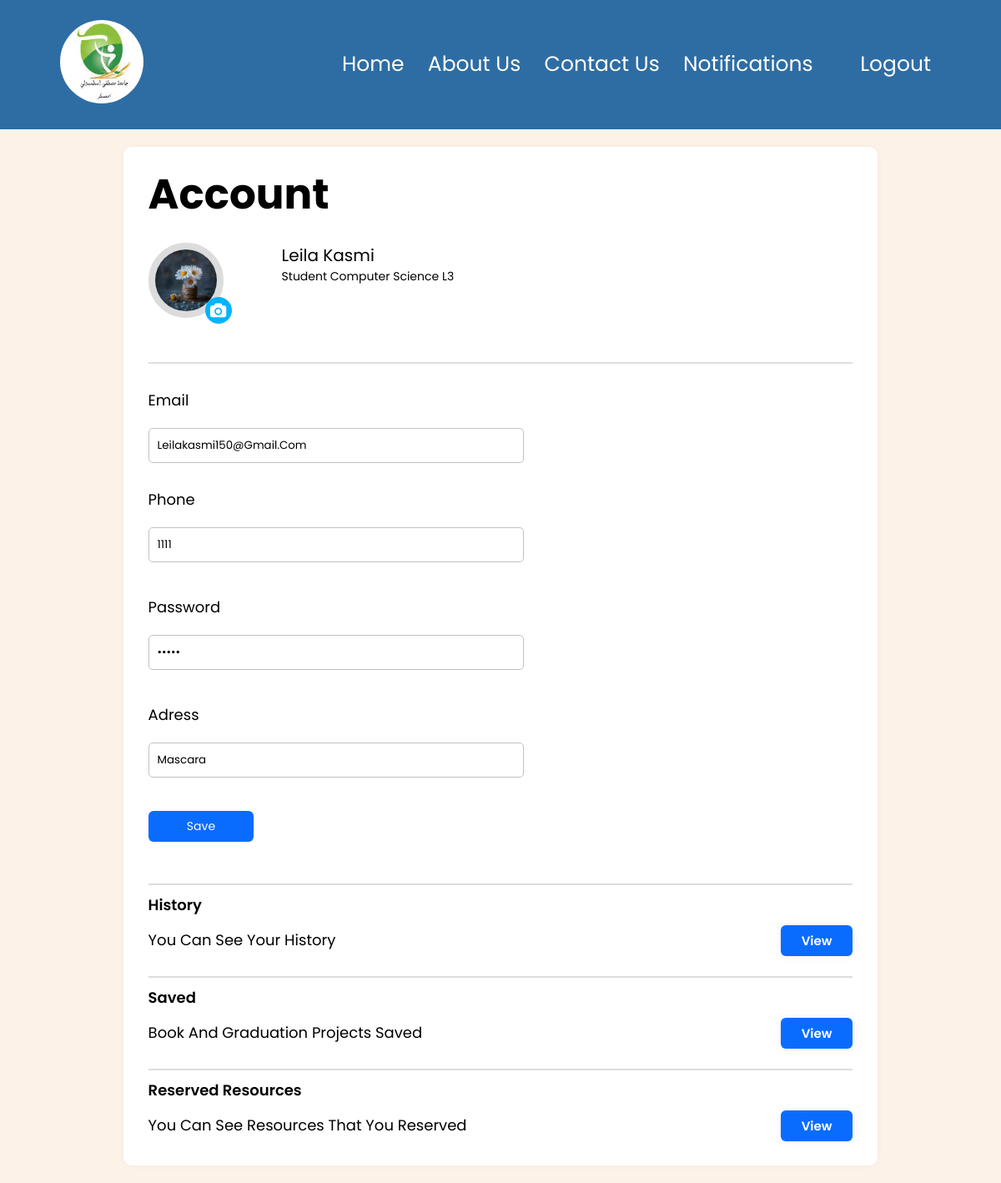
Screenshot of /user/Acount-setting/index.php (signed in) with the database file from the repository.
### tables this page shows
CREATE TABLE `users` (
  `idUser` int(11) NOT NULL,
  `passWord` varchar(250) NOT NULL,
  `email` varchar(250) NOT NULL,
  `firstName` varchar(250) NOT NULL,
  `lastName` varchar(250) NOT NULL,
  `dateOfBirth` date NOT NULL,
  `PlaceOfBirth` varchar(250) NOT NULL,
  `phone` varchar(12) NOT NULL,
  `adress` varchar(250) NOT NULL,
  `codeUser` int(11) NOT NULL,
  `specialty` varchar(250) NOT NULL,
  `level` varchar(250) NOT NULL,
  `block` tinyint(1) NOT NULL DEFAULT 0,
  `registeredAt` date NOT NULL DEFAULT current_timestamp(),
  `imageUser` text NOT NULL,
  `userType` varchar(25) NOT NULL,
  `code` mediumint(50) NOT NULL
);

### public/user/Acount-setting/index.php (the view, shortened to what this page needs)
<?php
    if (isset($_SESSION['idUser'])) {
        ?>
<!DOCTYPE html>
<html lang="en">
<head>
    <link rel="stylesheet" href="../css/acountSetting.css">
    <link rel="stylesheet" href="https://cdnjs.cloudflare.com/ajax/libs/font-awesome/4.7.0/css/font-awesome.min.css">
</head>
<body>
        <nav>
              <a href="../../home/index.php"><img id="img" src="../../home/image/icon.jpg"></a>
              <div class="nav-links" id="navLinks">
                <ul>
                    <li>
                        <a href="../../home/index.php">Home</a>
                    </li>
                    <li>
                        <a href="../../home/contact.php#about">About Us</a>
                    </li>
                    <li>
                        <a href="../../home/contact.php#contact">Contact Us</a>
                    </li>
                    <li>
                        <a href="notification.php">Notifications</a>
                    </li>
                    <li>
                    </li>
                    <li>
                        <a href="../../../private/login/logout.php">Logout</a>
                    </li>
                </ul>
              </div>
        </nav>
        <?php
        include('../../../private/conn.php');
        $idUser=$_SESSION['idUser'];
        $query_run = mysqli_query($conn, "SELECT * FROM users WHERE idUser=$idUser");
        foreach($query_run as $row)
        {
            ?>
        <section class="section">
            <div class="main">
                <div class="sect">
                    <div class="sect-heading">
                        <h1>Account</h1>
                    </div>
                    <div class="sect-avatar">
                        <div class="sect-avatar-img">
                        <form class="form" id = "form" action="" enctype="multipart/form-data" method="post">
                        <div class="upload">
                            <?php
                            $image=$row['imageUser'];
                            ?>
                            <img src="../../admin/member/code/uploadsMember/<?php echo $row['imageUser']; ?>"   title="<?php echo $image; ?>">
                            <div class="round">
                            <i class = "fa fa-camera" style = "color: #fff;"></i>
                            </div>
                        </div>
                        </form>
                        </div>
                        <div class="name-bio">
                            <p class="user-name" id="userNameAccount"> <?php echo $row['firstName']; echo " ";  echo $row['lastName'];?> </p>
                            <p class="bio" id="UserBioAccount"> Student <?php echo $row['specialty']; echo " ";  echo $row['level'];?> </p>
                        </div>
                    </div>
                    <hr size="1px" style="margin: 30px 0px 10px 0px; border: 1px solid #ddd;">
                    <div class="account-edit-form">
                        <form action="editAccount.php" class="acc-edit-frm" method="post" name="formValidation" id="formValidation" onsubmit="return validateInputs()">
                            <div class="form-1">
                                <div class="inner-form-1">
                                    <p>Email <span class="error2" id="emailError"></span></p>
                                    <input type="text" name="email" value="<?php echo $row['email'] ?>">
                                </div>
                                <div class="inner-form-2">
                                    <p>Phone <span class="error2" id="phoneError"></span></p>
                                    <input type="text" id="phone" name="phone" value="<?php echo $row['phone'] ?>" >
                                </div>
                            </div>
                            <div class="form-2">
                                <div class="inner-form-2-1">
                                    <p>Password <span class="error2" id="passwordError"></span></p>
                                    <input type="password" id="password" name="pw" value="<?php echo $row['passWord'] ?>">
                                </div>
                                <div class="inner-form-2-2">
                                    <p>Adress <span class="error2" id="adressError"></span></p>
                                    <input type="text" id="adress" name="adress" value="<?php echo $row['adress'] ?>">
                                </div>
                            </div>
                            <div class="save-btn">
                            <input type="submit" value="Save" class="save-bbtn" name="saveProfile">
                        </div>
                        </form>
                        <hr size="1px" style="margin: 30px 0px 10px 0px; border: 1px solid #ddd;">
                            <div class="history">
                                <div class="headings">
                                    <h1>History</h1>
                                </div>
                                <div class="acc-history">
                                    <div class="history-acc">
                                        <p>You can see your history</p>
                                    </div>
                                    <div class="conn-btn">
                                        <a href="history.php" style="color:white;" id="view">View</a>
                                    </div>
                                </div>
                            </div>
                        </div>
                        <hr size="1px" style="margin: 30px 0px 10px 0px; border: 1px solid #ddd; ">
                        <div class="history">
                                <div class="headings">
                                    <h1>Saved</h1>
                                </div>
                                <div class="acc-history">
                                    <div class="history-acc">
                                        <p>Book and graduation projects saved</p>
                                    </div>
                                    <div class="conn-btn">
                                        <a href="sived.php" id="view" style="color:white;">View</a>
                                    </div>
                                </div>
                        </div>
                        <hr size="1px" style="margin: 30px 0px 10px 0px; border: 1px solid #ddd; ">
                        <div class="history">
                                <div class="headings">
                                    <h1>Reserved resources</h1>
                                </div>
                                <div class="acc-history">
                                    <div class="history-acc">
                                        <p>You can see resources that you reserved</p>
                                    </div>
                                    <div class="conn-btn">
                                        <a href="reserved.php" id="view" style="color:white;">View</a>
                                    </div>
                                </div>
                        </div>
                    </div>
                </div>
        </section>
        <?php
        }
        ?>
</body>
</html>
<?php
}else{
    header("Location: ../../home/index.php");
    exit();
  }
?>

### public/user/css/acountSetting.css (style rules this page uses)
:root { --black:#444; --light-color:#666; --border:.1rem solid rgba(0,0,0,.1); --border-hover:.1rem solid var(--black); --box-shadow:0 .5rem 1rem rgba(0,0,0,.1); --bleu: #4682b4; --black:#444; --light-color:#777; --box-shadow:.5rem .5rem 0 rgba(22, 160, 133, .2); --text-shadow:.4rem .4rem 0 rgba(0, 0, 0, .2); }
body { background: #fcf2e8; }
html { overflow-x: hidden; scroll-padding-top: 5rem; scroll-behavior: smooth; }
* { margin: 0; padding: 0; font-family: 'Poppins', sans-serif; box-sizing: border-box; outline: none; border:none; text-decoration: none; text-transform: capitalize; transition:all .2s linear; transition:width none; }
nav { display: flex; padding: 2% 6%; justify-content: space-between; align-items: center; background-color: #2e6da4; }
nav #img { width: 100px; border-radius: 100%; }
.nav-links { flex: 1; text-align: right; }
.nav-links ul li { list-style: none; display: inline-block; padding: 8px 12px; position: relative; }
.nav-links ul li a { color: #fff; text-decoration: none; font-size: 25px; }
.nav-links ul li::after { content: ''; width: 0%; height: 2px; background: #4682b4; display:block; margin:auto; transition: 0.5s; font-weight: bold; }
.main { display: flex; flex-wrap: wrap; align-items: center; justify-content: center; }
.section { padding: 0px 20px; font-size: 18px; }
.sect { width: 78%; background-color: white; height: 150vh; height: 100%; background-color: white; margin: 21px 0px 21px 0px; padding: 20px 30px; border-radius: 10px; box-shadow: 0px 0px 11px -4px rgb(0 0 0 / 10%); border-radius: 10px; }
.sect-heading h1 { padding: 0px 0px 20px 0px; font-size: 50px; }
.sect-avatar { display: flex; }
.name-bio p:first-child { font-size: 20px; }
.name-bio p:last-child { font-size: 14px; }
.account-edit-form { margin: 20px 0px; }
.acc-edit-frm .form-1 { display: flex; flex-wrap: wrap; justify-content: space-between; }
.acc-edit-frm .form-2 { display: flex; flex-wrap: wrap; justify-content: space-between; }
input { width: 450px; padding: 10px; border-radius: 5px; outline: none; border: 1px solid #c0c1c2; margin-top: 20px; margin-bottom: 20px; }
.form-1 p { margin: 10px 0px 0px 0px; }
.form-2 p { margin: 20px 0px 0px 0px; }
.history-acc { display: flex; align-items: center; }
.headings h1 { font-size: 18px; font-weight: 600; }
.acc-history { margin: 15px 0px; display: flex; align-items: center; justify-content: space-between; }
.save-bbtn { width: 15%; cursor: pointer; background-color: #0a6cff; color: white; border: none; padding: 8px 28px; border-radius: 6px; font-family: "poppins",sans-serif; font-size: 14px; }
.save-btn { position: relative; width: 100%; }

### public/user/Acount-setting/index.php (style rules this page uses)
.upload { width: 100px; position: relative; margin-right: 60px; }
.upload img { border-radius: 50%; border: 8px solid #DCDCDC; width: 90px; height: 90px; }
.upload .round { position: absolute; bottom: 0; right: 0; background: #00B4FF; width: 32px; height: 32px; line-height: 33px; text-align: center; border-radius: 50%; overflow: hidden; }
.conn-btn #view { text-decoration: none; border: none; background-color: #0a6cff; padding: 8px 25px; color: black; font-size: 15px; font-weight: 600; border-radius: 6px; box-shadow: 0px 0px 11px -4px rgb(162 162 162 / 50%); cursor: pointer; }

### rows the page displays
users: imageUser (picture), firstName "Leila", lastName "Kasmi", specialty "Computer Science", level "L3", email "leilakasmi150@gmail.com", phone "1111", adress "Mascara"
